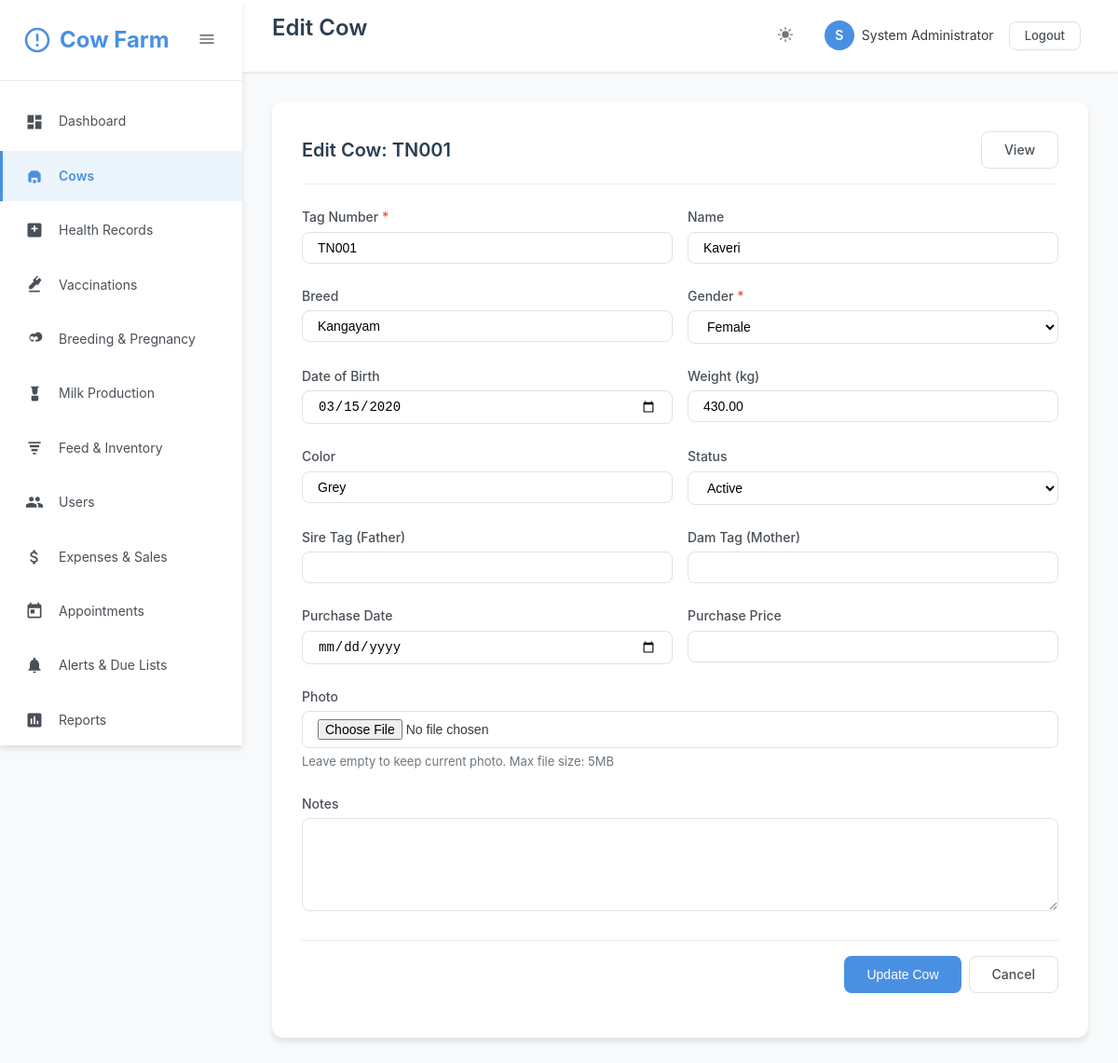
/cows/edit.php?id=1 (signed in), run on the app's committed database.
### tables this page shows
CREATE TABLE IF NOT EXISTS users (
    id INT AUTO_INCREMENT PRIMARY KEY,
    username VARCHAR(50) UNIQUE NOT NULL,
    email VARCHAR(100) UNIQUE NOT NULL,
    password VARCHAR(255) NOT NULL,
    full_name VARCHAR(100) NOT NULL,
    role ENUM('admin', 'vet', 'manager', 'staff') DEFAULT 'staff',
    phone VARCHAR(20),
    status ENUM('active', 'inactive') DEFAULT 'active',
    created_at TIMESTAMP DEFAULT CURRENT_TIMESTAMP,
    updated_at TIMESTAMP DEFAULT CURRENT_TIMESTAMP ON UPDATE CURRENT_TIMESTAMP
);

CREATE TABLE IF NOT EXISTS cows (
    id INT AUTO_INCREMENT PRIMARY KEY,
    tag_number VARCHAR(50) UNIQUE NOT NULL,
    name VARCHAR(100),
    breed VARCHAR(50),
    date_of_birth DATE,
    gender ENUM('male', 'female') NOT NULL,
    weight DECIMAL(8,2),
    color VARCHAR(50),
    photo VARCHAR(255),
    sire_tag VARCHAR(50),
    dam_tag VARCHAR(50),
    purchase_date DATE,
    purchase_price DECIMAL(10,2),
    status ENUM('active', 'sold', 'deceased', 'transferred') DEFAULT 'active',
    notes TEXT,
    created_by INT,
    created_at TIMESTAMP DEFAULT CURRENT_TIMESTAMP,
    updated_at TIMESTAMP DEFAULT CURRENT_TIMESTAMP ON UPDATE CURRENT_TIMESTAMP,
    FOREIGN KEY (created_by) REFERENCES users(id) ON DELETE SET NULL
);

### cows/edit.php (the view, shortened to what the rows shown need)
<?php
require_once __DIR__ . '/../classes/Auth.php';
require_once __DIR__ . '/../classes/Database.php';
$db = new DBHelper();
$id = isset($_GET['id']) ? (int)$_GET['id'] : 0;
$cow = $db->fetchOne("SELECT * FROM cows WHERE id = ?", [$id]);
$pageTitle = 'Edit Cow';
include __DIR__ . '/../includes/header.php';
?>
<div class="content-area">
    <div class="card">
        <div class="card-header">
            <h2 class="card-title">Edit Cow: <?php echo htmlspecialchars($cow['tag_number']); ?></h2>
            <a href="<?php echo BASE_URL; ?>cows/view.php?id=<?php echo $cow['id']; ?>" class="btn btn-outline">View</a>
        </div>
        <div class="card-body">
            <form method="POST" enctype="multipart/form-data">
                <div class="form-row">
                    <div class="form-group">
                        <label class="form-label required" for="tag_number">Tag Number</label>
                        <input type="text" class="form-control" id="tag_number" name="tag_number"
                               value="<?php echo htmlspecialchars($cow['tag_number']); ?>" required>
                    </div>
                    <div class="form-group">
                        <label class="form-label" for="name">Name</label>
                        <input type="text" class="form-control" id="name" name="name"
                               value="<?php echo htmlspecialchars($cow['name'] ?? ''); ?>">
                    </div>
                </div>
                <div class="form-row">
                    <div class="form-group">
                        <label class="form-label" for="breed">Breed</label>
                        <input type="text" class="form-control" id="breed" name="breed"
                               value="<?php echo htmlspecialchars($cow['breed'] ?? ''); ?>">
                    </div>
                    <div class="form-group">
                        <label class="form-label required" for="gender">Gender</label>
                        <select class="form-control" id="gender" name="gender" required>
                            <option value="female" <?php echo $cow['gender'] === 'female' ? 'selected' : ''; ?>>Female</option>
                        </select>
                    </div>
                </div>
                <div class="form-row">
                    <div class="form-group">
                        <label class="form-label" for="date_of_birth">Date of Birth</label>
                        <input type="date" class="form-control" id="date_of_birth" name="date_of_birth"
                               value="<?php echo $cow['date_of_birth'] ?: ''; ?>">
                    </div>
                    <div class="form-group">
                        <label class="form-label" for="weight">Weight (kg)</label>
                        <input type="number" class="form-control" id="weight" name="weight" step="0.01" min="0"
                               value="<?php echo $cow['weight'] ?: ''; ?>">
                    </div>
                </div>
                <div class="form-row">
                    <div class="form-group">
                        <label class="form-label" for="color">Color</label>
                        <input type="text" class="form-control" id="color" name="color"
                               value="<?php echo htmlspecialchars($cow['color'] ?? ''); ?>">
                    </div>
                    <div class="form-group">
                        <label class="form-label" for="status">Status</label>
                        <select class="form-control" id="status" name="status">
                            <option value="active" <?php echo $cow['status'] === 'active' ? 'selected' : ''; ?>>Active</option>
                        </select>
                    </div>
                </div>
            </form>
        </div>
    </div>
</div>
<?php include __DIR__ . '/../includes/footer.php'; ?>

### includes/header.php (shortened to what the rows shown need)
<?php
require_once __DIR__ . '/../classes/Auth.php';
$auth = new Auth();
$currentUser = $auth->getCurrentUser();
?>
<!DOCTYPE html>
<html lang="en">
<head>
    <link rel="stylesheet" href="<?php echo BASE_URL; ?>assets/css/style.css">
    <link rel="stylesheet" href="<?php echo BASE_URL; ?>assets/css/icons.css">
</head>
<body>
    <?php if ($auth->isLoggedIn()): ?>
    <aside class="sidebar" id="sidebar">
        <div class="sidebar-header">
            <div class="sidebar-logo">
                <svg class="sidebar-logo-icon" viewBox="0 0 24 24">
                    <path d="M12 2C6.48 2 2 6.48 2 12s4.48 10 10 10 10-4.48 10-10S17.52 2 12 2zm0 18c-4.41 0-8-3.59-8-8s3.59-8 8-8 8 3.59 8 8-3.59 8-8 8zm-1-13h2v6h-2zm0 8h2v2h-2z"/>
                </svg>
                <span class="sidebar-menu-text">Cow Farm</span>
            </div>
            <button class="sidebar-toggle" id="sidebarToggle">
                <svg width="20" height="20" viewBox="0 0 24 24" fill="currentColor">
                    <path d="M3 18h18v-2H3v2zm0-5h18v-2H3v2zm0-7v2h18V6H3z"/>
                </svg>
            </button>
        </div>
        <nav>
            <ul class="sidebar-menu">
                <li class="sidebar-menu-item">
                    <a href="<?php echo BASE_URL; ?>dashboard.php" class="sidebar-menu-link <?php echo basename($_SERVER['PHP_SELF']) == 'dashboard.php' ? 'active' : ''; ?>">
                        <svg class="sidebar-menu-icon" viewBox="0 0 24 24">
                            <path d="M3 13h8V3H3v10zm0 8h8v-6H3v6zm10 0h8V11h-8v10zm0-18v6h8V3h-8z"/>
                        </svg>
                        <span class="sidebar-menu-text">Dashboard</span>
                    </a>
                </li>
                <li class="sidebar-menu-item">
                    <a href="<?php echo BASE_URL; ?>cows/index.php" class="sidebar-menu-link <?php echo strpos($_SERVER['PHP_SELF'], 'cows') !== false ? 'active' : ''; ?>">
                        <svg class="sidebar-menu-icon" viewBox="0 0 24 24">
                            <path d="M4 9l4-4h8l4 4v9a2 2 0 0 1-2 2h-2v-6H8v6H6a2 2 0 0 1-2-2V9z"/>
                            <path d="M10 21v-4h4v4"/>
                        </svg>
                        <span class="sidebar-menu-text">Cows</span>
                    </a>
                </li>
                <li class="sidebar-menu-item">
                    <a href="<?php echo BASE_URL; ?>health/index.php" class="sidebar-menu-link <?php echo strpos($_SERVER['PHP_SELF'], 'health') !== false ? 'active' : ''; ?>">
                        <svg class="sidebar-menu-icon" viewBox="0 0 24 24">
                            <path d="M19 3H5A2 2 0 0 0 3 5v14a2 2 0 0 0 2 2h14a2 2 0 0 0 2-2V5a2 2 0 0 0-2-2zm-3 8h-3v3h-2v-3H8V9h3V6h2v3h3z"/>
                        </svg>
                        <span class="sidebar-menu-text">Health Records</span>
                    </a>
                </li>
                <li class="sidebar-menu-item">
                    <a href="<?php echo BASE_URL; ?>health/vaccinations.php" class="sidebar-menu-link <?php echo strpos($_SERVER['PHP_SELF'], 'vaccinations') !== false ? 'active' : ''; ?>">
                        <svg class="sidebar-menu-icon" viewBox="0 0 24 24">
                            <path d="M21 5.5l-2.79-2.8-3.22 3.22-1.42-1.42L16.79 1.3 15.5 0 9.79 5.71l1.42 1.42L5 13.36V17h3.64l6.21-6.21 1.42 1.42L21 5.5z"/>
                            <path d="M5 19h14v2H5z"/>
                        </svg>
                        <span class="sidebar-menu-text">Vaccinations</span>
                    </a>
                </li>
                <li class="sidebar-menu-item">
                    <a href="<?php echo BASE_URL; ?>breeding/index.php" class="sidebar-menu-link <?php echo strpos($_SERVER['PHP_SELF'], 'breeding') !== false ? 'active' : ''; ?>">
                        <svg class="sidebar-menu-icon" viewBox="0 0 24 24">
                            <path d="M16.5 3a4.5 4.5 0 0 0-3.89 2.25A4.5 4.5 0 1 0 8.5 15H11v-2H8.5A2.5 2.5 0 1 1 10.7 9l.8 1.39.8-1.39A2.5 2.5 0 1 1 15.5 13H13v2h2.5A4.5 4.5 0 0 0 16.5 3z"/>
                        </svg>
                        <span class="sidebar-menu-text">Breeding & Pregnancy</span>
                    </a>
                </li>
                <li class="sidebar-menu-item">
                    <a href="<?php echo BASE_URL; ?>milk/index.php" class="sidebar-menu-link <?php echo strpos($_SERVER['PHP_SELF'], 'milk') !== false ? 'active' : ''; ?>">
                        <svg class="sidebar-menu-icon" viewBox="0 0 24 24">
                            <path d="M7 2l2 3v3.5C9 11.43 10.57 13 12.5 13S16 11.43 16 8.5V5l2-3H7z"/>
                            <path d="M8 14h9v5a2 2 0 0 1-2 2H10a2 2 0 0 1-2-2v-5z"/>
                        </svg>
                        <span class="sidebar-menu-text">Milk Production</span>
                    </a>
                </li>
                <li class="sidebar-menu-item">
                    <a href="<?php echo BASE_URL; ?>feed/index.php" class="sidebar-menu-link <?php echo strpos($_SERVER['PHP_SELF'], 'feed') !== false ? 'active' : ''; ?>">
                        <svg class="sidebar-menu-icon" viewBox="0 0 24 24">
                            <path d="M4 4h16v2H4z"/>
                            <path d="M6 8h12v3H6z"/>
                            <path d="M8 13h8v3H8z"/>
                            <path d="M10 18h4v2h-4z"/>
                        </svg>
                        <span class="sidebar-menu-text">Feed & Inventory</span>
                    </a>
                </li>
                <?php if ($auth->hasRole([ROLE_ADMIN, ROLE_MANAGER])): ?>
                <li class="sidebar-menu-item">
                    <a href="<?php echo BASE_URL; ?>users/index.php" class="sidebar-menu-link <?php echo strpos($_SERVER['PHP_SELF'], 'users') !== false ? 'active' : ''; ?>">
                        <span class="sidebar-menu-text">Users</span>
                    </a>
                </li>
                <?php endif; ?>
                <li class="sidebar-menu-item">
                    <a href="<?php echo BASE_URL; ?>expenses/index.php" class="sidebar-menu-link <?php echo strpos($_SERVER['PHP_SELF'], 'expenses') !== false ? 'active' : ''; ?>">
                        <span class="sidebar-menu-text">Expenses & Sales</span>
                    </a>
                </li>
                <li class="sidebar-menu-item">
                    <a href="<?php echo BASE_URL; ?>appointments/index.php" class="sidebar-menu-link <?php echo strpos($_SERVER['PHP_SELF'], 'appointments') !== false ? 'active' : ''; ?>">
                        <svg class="sidebar-menu-icon" viewBox="0 0 24 24">
                            <path d="M19 3h-1V1h-2v2H8V1H6v2H5c-1.11 0-1.99.9-1.99 2L3 19c0 1.1.89 2 2 2h14c1.1 0 2-.9 2-2V5c0-1.1-.9-2-2-2zm0 16H5V8h14v11zM7 10h5v5H7z"/>
                        </svg>
                        <span class="sidebar-menu-text">Appointments</span>
                    </a>
                </li>
                <li class="sidebar-menu-item">
                    <a href="<?php echo BASE_URL; ?>alerts/index.php" class="sidebar-menu-link <?php echo strpos($_SERVER['PHP_SELF'], 'alerts') !== false ? 'active' : ''; ?>">
                        <svg class="sidebar-menu-icon" viewBox="0 0 24 24">
                            <path d="M12 22c1.1 0 2-.9 2-2h-4c0 1.1.89 2 2 2zm6-6v-5c0-3.07-1.64-5.64-4.5-6.32V4c0-.83-.67-1.5-1.5-1.5s-1.5.67-1.5 1.5v.68C7.63 5.36 6 7.92 6 11v5l-2 2v1h16v-1l-2-2z"/>
                        </svg>
                        <span class="sidebar-menu-text">Alerts & Due Lists</span>
                    </a>
                </li>
                <li class="sidebar-menu-item">
                    <a href="<?php echo BASE_URL; ?>reports/index.php" class="sidebar-menu-link <?php echo strpos($_SERVER['PHP_SELF'], 'reports') !== false ? 'active' : ''; ?>">
                        <svg class="sidebar-menu-icon" viewBox="0 0 24 24">
                            <path d="M19 3H5c-1.1 0-2 .9-2 2v14c0 1.1.9 2 2 2h14c1.1 0 2-.9 2-2V5c0-1.1-.9-2-2-2zM9 17H7v-7h2v7zm4 0h-2V7h2v10zm4 0h-2v-4h2v4z"/>
                        </svg>
                        <span class="sidebar-menu-text">Reports</span>
                    </a>
                </li>
            </ul>
        </nav>
    </aside>
    <main class="main-content">
        <header class="header-bar">
            <div>
                <h1 class="header-title"><?php echo isset($pageTitle) ? $pageTitle : 'Dashboard'; ?></h1>
            </div>
            <div class="header-actions">
                <button class="header-btn" data-theme-toggle title="Toggle Dark Mode">
                </button>
                <div class="user-menu">
                    <div class="user-avatar"><?php echo strtoupper(substr($currentUser['full_name'], 0, 1)); ?></div>
                    <span><?php echo htmlspecialchars($currentUser['full_name']); ?></span>
                    <div style="margin-left: 8px;">
                        <a href="<?php echo BASE_URL; ?>logout.php" class="btn btn-sm btn-outline">Logout</a>
                    </div>
                </div>
            </div>
        </header>
    <?php endif; ?>

### data on the page
users: full_name "S", full_name "System Administrator"
cows: tag_number "TN001", name "Kaveri", breed "Kangayam", gender "Female", date_of_birth "03/15/2020", weight "430.00", color "Grey", status "Active"

### other printed values
$pageTitle "Edit Cow"
